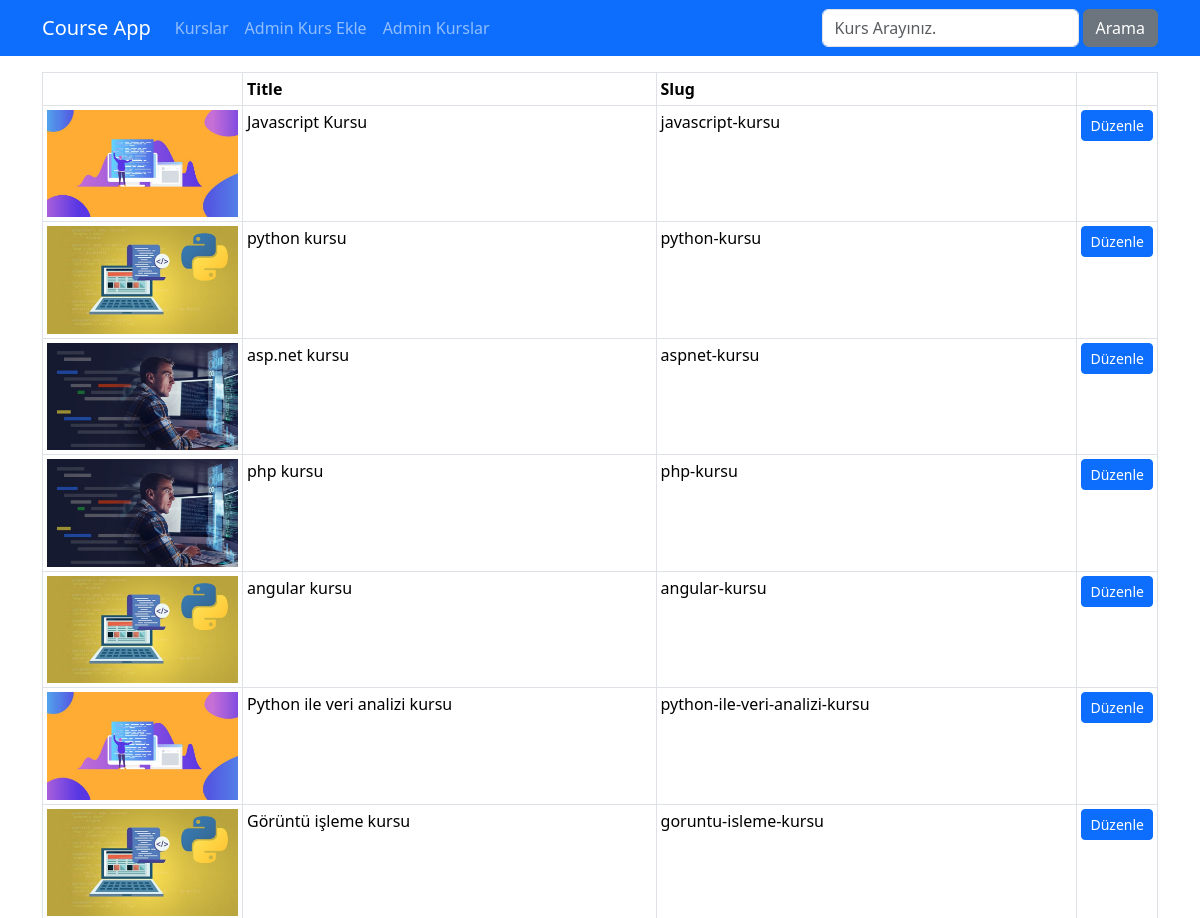
The app's page /kurs/course-list (upper part), older data.
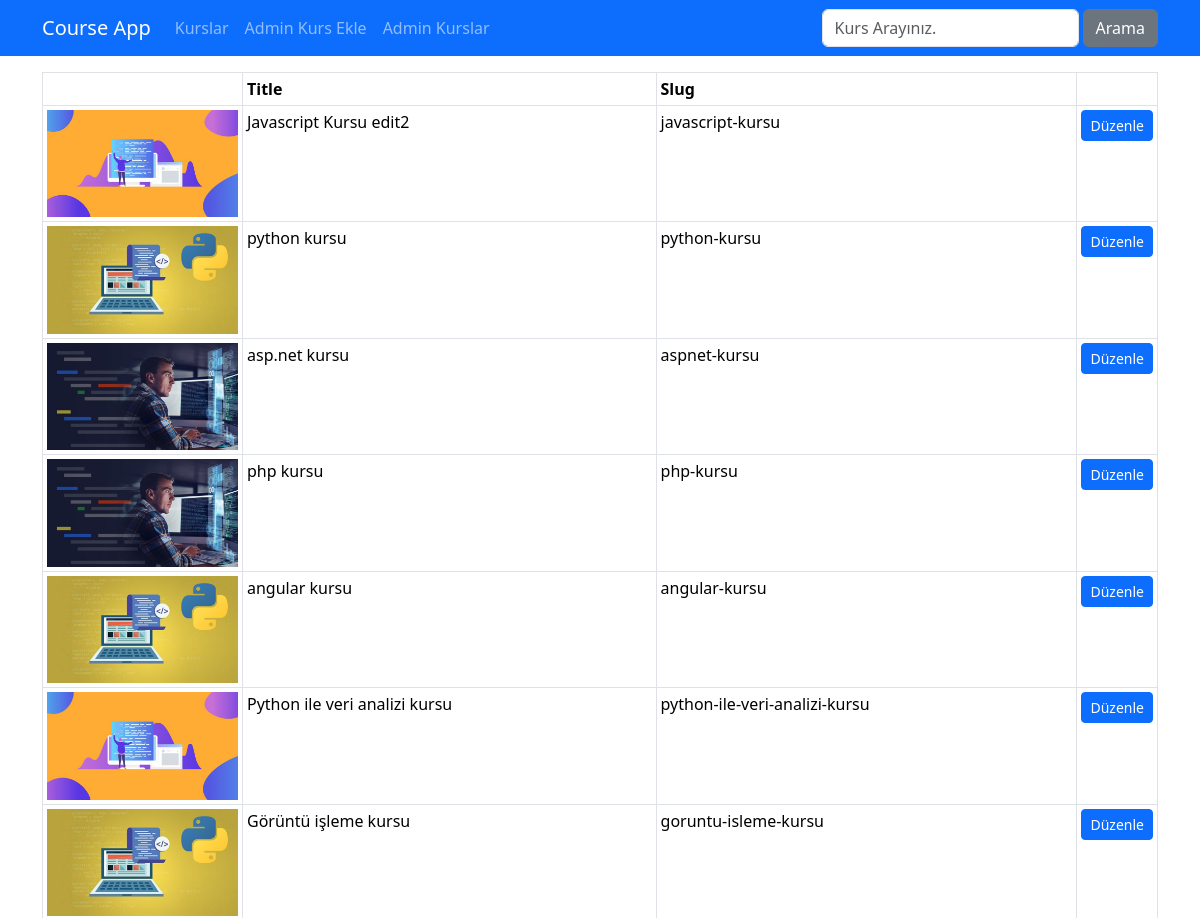
The same page, newer data.
### courses/models.py (models this page shows, shortened)
class Course(models.Model):
    title = models.CharField(max_length=50)
    description = models.TextField()
    imageUrl = models.CharField(max_length=50, blank=False)
    date = models.DateField(auto_now=True)
    isActive = models.BooleanField(default=False)
    isHome = models.BooleanField(default=False)
    slug = models.SlugField(default="", blank=True, null=False, unique=True, db_index=True)
    categories = models.ManyToManyField(Category)

### courses/views.py (the view)
# urls.py: path('course-list', course_list, name="course_list"),
def course_list(request):
    kurslar = Course.objects.all()
    context = dict(
        courses = kurslar,
    )
    return render(request, 'courses/course-list.html', context)

### courses/templates/courses/course-list.html (shortened to what this page needs)
{% extends 'layout.html' %}
{% load static %}
{% block css_files %}
    <link rel="stylesheet" href="{% static 'courses/css/style.css' %}">
{% endblock %}
{% block content %}
    <div class="container mt-3">
        <div class="row">
            <div class="col-12">
                <table class="table table-sm table-bordered">
                    <thead>
                        <tr>
                            <th style="width: 200px;"></th>
                            <th>Title</th>
                            <th>Slug</th>
                            <th style="width: 70px"></th>
                        </tr>
                    </thead>
                    <tbody>
                        {% for course in courses %}
                        <tr>
                            <td>
                                <img src="{% static 'courses/img/'|add:course.imageUrl %}" alt="" class="img-fluid">
                            </td>
                            <td>{{ course.title }}</td>
                            <td>{{ course.slug }}</td>
                            <td>
                                <a href="{% url "course_edit" course.id %}" class="btn btn-primary btn-sm">Düzenle</a>
                            </td>
                        </tr>
                        {% endfor %}
                    </tbody>
                </table>
            </div>
        </div>
    </div>
{% endblock content %}

### templates/layout.html (shortened to what this page needs)
{% load static %}
<!DOCTYPE html>
<html lang="tr">
<head>
    <link rel="stylesheet" href="{% static 'css/bootstrap.min.css' %}"/>
    {% block css_files %}{% endblock %}
</head>
<body>
    {% include 'partials/_nav.html' %}
    {% block content %}{% endblock content %}
</body>
</html>

### templates/partials/_nav.html (shortened to what this page needs)
    <nav class="navbar navbar-expand-lg bg-primary navbar-dark">
        <div class="container">
            <a href="{% url 'index' %}" class="navbar-brand">Course App</a>
            <ul class="navbar-nav me-auto">
                <li class="nav-item">
                    <a href="{% url 'index' %}" class="nav-link">Kurslar</a>
                </li>
                <li class="nav-item">
                    <a href="{% url "create_course" %}" class="nav-link">Admin Kurs Ekle</a>
                </li>
                <li class="nav-item">
                    <a href="{% url "course_list" %}" class="nav-link">Admin Kurslar</a>
                </li>
            </ul>
            <form class="d-flex" action="{% url 'searh' %}" class="">
                <input type="text" class="form-control me-1" name="q", placeholder="Kurs Arayınız.">
                <button type="submit" class="btn btn-secondary">Arama</button>
            </form>
        </div>
    </nav>

Row changes from the older to the newer data that the page shows:
changed Course "javascript-kursu": title "Javascript Kursu" → "Javascript Kursu edit2"
